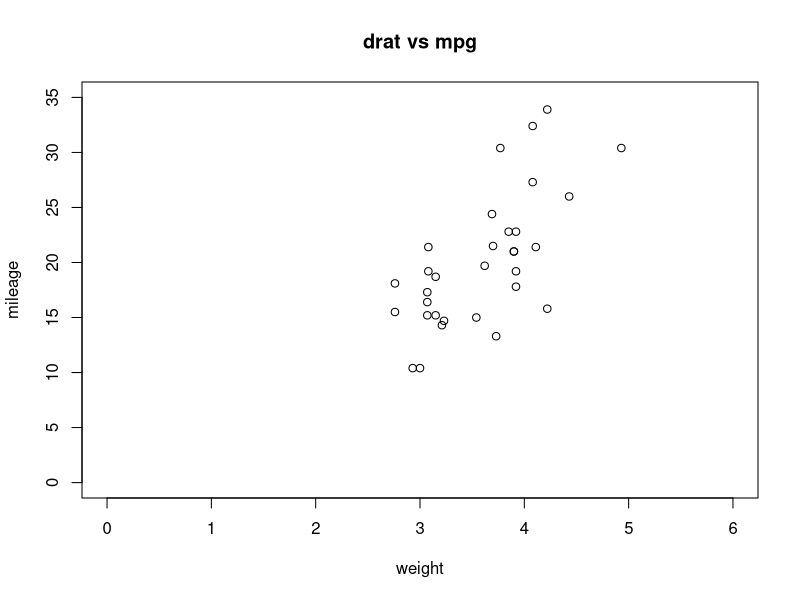

The R source for this figure:
#1
variable_1 <- 10
variable_2<- 20
total <- variable_1 + variable_2
total
#2
#a
squre<-function(x){
  y<-x^2
  return(y)
}
squre(10)
#b
product <-function(x,y){
  z<-x*y
  return(z)
}
product(3,4)
#3
#a
marks<-c(75, 60, 53)
#b
subjects<-c("Mathematics","Science","English")
marks_subject<-setNames(marks, subjects)
marks_subject
#c
A_vector <- c(1, 2, 4)
B_vector <- c(3, 5,2)
add.result<-A_vector + B_vector
print(add.result)

#4
#a
vehicle_vector <- c("car", "van", "bus", "jeep")
for(item in vehicle_vector){
  print(item)
}

#b
for (x in 1:100) {
  sqr<- x ^2
  if(sqr <= 100){
    print(sqr)
  }else{
    break
  }
}
#5
#a
vector_1 <- c(20, 30, 58, 45,67,92, 50, 90, 45)
result = array(c(vector_1),dim = c(3,3,1))
result
#b
colnames(result) <- c('C1','C2','C3')
rownames(result)<-c('R1','R2','R3')
result

#6
#a
df<- data.frame(a <- c(10,20,30,40),
b <- c('book', 'pen','textbook', 'pencil_case'),
c <- c(TRUE,FALSE,TRUE,FALSE),
d <- c(2.5, 8,10, 7))
print(df)
#b
names(df) <-  c("ID","items","store","price")
df

#7
data("mtcars") # scatter plot
plot(x=mtcars$drat,y=mtcars$mpg,xlab = "weight",ylab="mileage",xlim =c(0,6),ylim =c(0,35) ,main = " drat vs mpg ")



